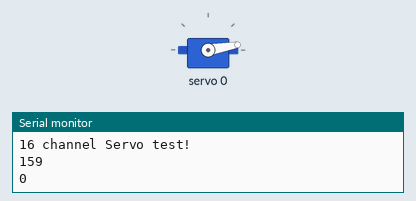
Simulated run of this sketch. Board: Arduino Uno, built with avr-gcc and run on an emulated ATmega328P. On the bench: servo, the last lines printed to the serial monitor.

Above: at 0.05 s.
At 2.05 s:
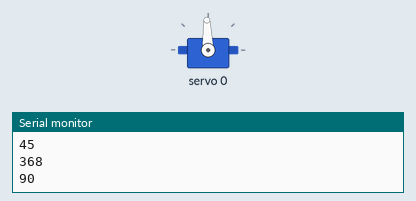
At 4.0 s:
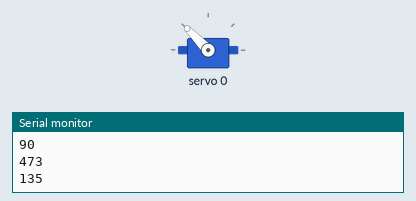
At 8.0 s:
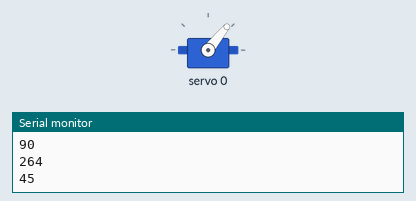
Timing chart, 0 to 10.4 s (numbered marks = the images above):
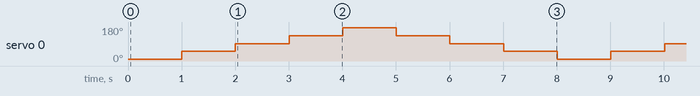

Measured:
- by itself, servo 0: repeats every 8.0 s: 92° 1.0 s, 134° 1.0 s, 175° 1.0 s, 134° 1.0 s, 92° 1.0 s, 51° 1.0 s, 10° 1.0 s, 51° 1.0 s

The sketch:

test.ino
```cpp
#include <Arduino.h>
#include <Wire.h>
#include <Adafruit_PWMServoDriver.h>

// called this way, it uses the default address 0x40
Adafruit_PWMServoDriver pwm = Adafruit_PWMServoDriver();

#define MIN_PULSE_WIDTH       650
#define MAX_PULSE_WIDTH       2350
//#define DEFAULT_PULSE_WIDTH   1500
#define FREQUENCY             60
// our servo # counter
uint8_t servonum = 0;

void setup() {
  Serial.begin(9600);
  Serial.println("16 channel Servo test!");
  pwm.begin();
  pwm.setPWMFreq(FREQUENCY);  // Analog servos run at ~60 Hz updates
}

int pulseWidth(int angle)
{
  int pulse_wide, analog_value;
  pulse_wide   = map(angle, 0, 180, MIN_PULSE_WIDTH, MAX_PULSE_WIDTH);
  analog_value = int(float(pulse_wide) / 1000000 * FREQUENCY * 4096);
  Serial.println(analog_value);
  return analog_value;
}

void loop() {
  pwm.setPWM(0, 0, pulseWidth(0));
  Serial.println("0");
  delay(1000);
  pwm.setPWM(0, 0, pulseWidth(45));
  Serial.println("45");
  delay(1000);
  pwm.setPWM(0, 0, pulseWidth(90));
  Serial.println("90");
  delay(1000);
  pwm.setPWM(0, 0, pulseWidth(135));
  Serial.println("135");
  delay(1000);
  pwm.setPWM(0, 0, pulseWidth(180));
  Serial.println("180");
  delay(1000);
  pwm.setPWM(0, 0, pulseWidth(135));
  Serial.println("135");
  delay(1000);
  pwm.setPWM(0, 0, pulseWidth(90));
  Serial.println("90");
  delay(1000);
  pwm.setPWM(0, 0, pulseWidth(45));
  Serial.println("45");
  delay(1000);
}
```
